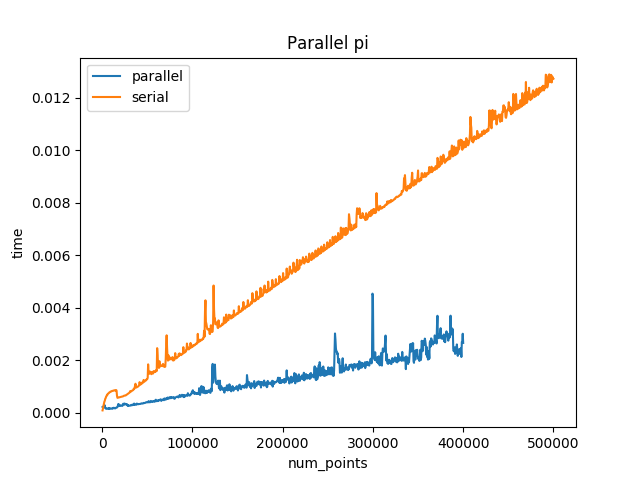

Source code (Python):
#!/usr/bin/python
from matplotlib import pyplot as plt
import csv

def plot(reader):
    line = reader.next()
    plt.title("Parallel pi")
    plt.xlabel(line[0])
    plt.ylabel(line[2])

    points = []
    times = []

    line = next(reader, None)
    while line:
        num_points, pi, time = line
        points.append(num_points)
        times.append(time)
        line = next(reader, None)

    plt.plot(points, times)

if __name__ == '__main__':
    plot(csv.reader(open('par_times.csv')))
    plot(csv.reader(open('ser_times.csv')))
    plt.legend(['parallel', 'serial'])
    print __file__
    plt.savefig('parallel_vs_serial.png')
    plt.show()
